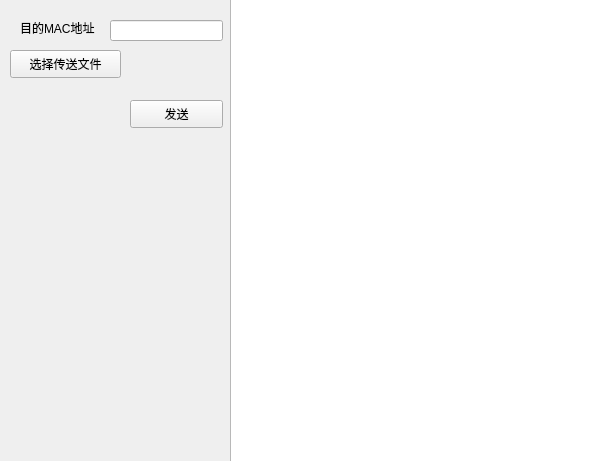
<?xml version="1.0" encoding="UTF-8"?>
<ui version="4.0">
 <class>SendWindow</class>
 <widget class="QWidget" name="SendWindow">
  <property name="geometry">
   <rect>
    <x>0</x>
    <y>0</y>
    <width>602</width>
    <height>461</height>
   </rect>
  </property>
  <property name="windowTitle">
   <string>Form</string>
  </property>
  <widget class="QLabel" name="label">
   <property name="geometry">
    <rect>
     <x>20</x>
     <y>20</y>
     <width>101</width>
     <height>16</height>
    </rect>
   </property>
   <property name="text">
    <string>目的MAC地址</string>
   </property>
  </widget>
  <widget class="QLineEdit" name="macEdit">
   <property name="geometry">
    <rect>
     <x>110</x>
     <y>20</y>
     <width>113</width>
     <height>21</height>
    </rect>
   </property>
  </widget>
  <widget class="QPushButton" name="selectBtn">
   <property name="geometry">
    <rect>
     <x>10</x>
     <y>50</y>
     <width>111</width>
     <height>28</height>
    </rect>
   </property>
   <property name="text">
    <string>选择传送文件</string>
   </property>
  </widget>
  <widget class="QPushButton" name="sendBtn">
   <property name="geometry">
    <rect>
     <x>130</x>
     <y>100</y>
     <width>93</width>
     <height>28</height>
    </rect>
   </property>
   <property name="text">
    <string>发送</string>
   </property>
  </widget>
  <widget class="QTextEdit" name="messagebox">
   <property name="geometry">
    <rect>
     <x>230</x>
     <y>-4</y>
     <width>381</width>
     <height>471</height>
    </rect>
   </property>
  </widget>
 </widget>
 <resources/>
 <connections/>
</ui>
